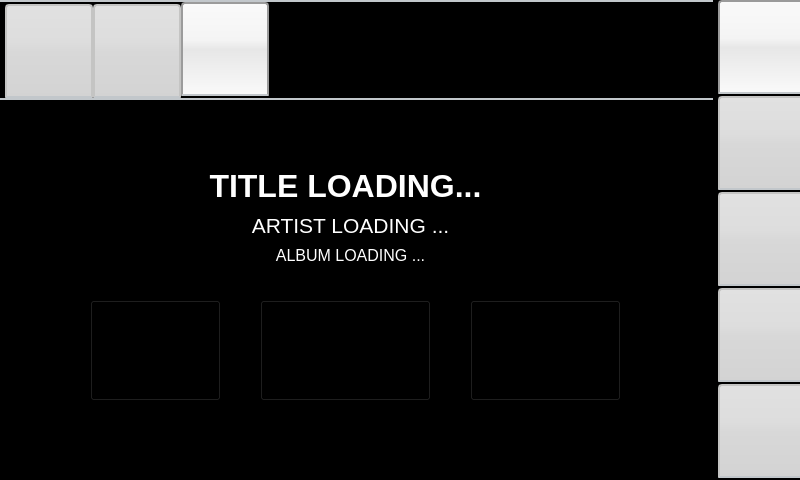
<?xml version="1.0" encoding="UTF-8"?>
<ui version="4.0">
 <class>MainWindow</class>
 <widget class="QMainWindow" name="MainWindow">
  <property name="geometry">
   <rect>
    <x>0</x>
    <y>0</y>
    <width>800</width>
    <height>480</height>
   </rect>
  </property>
  <property name="minimumSize">
   <size>
    <width>800</width>
    <height>480</height>
   </size>
  </property>
  <property name="maximumSize">
   <size>
    <width>800</width>
    <height>480</height>
   </size>
  </property>
  <property name="windowTitle">
   <string>MainWindow</string>
  </property>
  <property name="styleSheet">
   <string notr="true">background-color:black;</string>
  </property>
  <widget class="QWidget" name="centralwidget">
   <widget class="QTabWidget" name="main_tab">
    <property name="geometry">
     <rect>
      <x>0</x>
      <y>0</y>
      <width>801</width>
      <height>481</height>
     </rect>
    </property>
    <property name="sizePolicy">
     <sizepolicy hsizetype="Expanding" vsizetype="Expanding">
      <horstretch>0</horstretch>
      <verstretch>0</verstretch>
     </sizepolicy>
    </property>
    <property name="minimumSize">
     <size>
      <width>0</width>
      <height>0</height>
     </size>
    </property>
    <property name="layoutDirection">
     <enum>Qt::LeftToRight</enum>
    </property>
    <property name="styleSheet">
     <string notr="true">QTabBar::tab { height: 86px; width: 80px; }QTabWidget::pane { /* The tab widget frame */
border-top: 2px solid #C2C7CB;
}
QTabWidget::tab-bar {
left: 5px; /* move to the right by 5px */
}
/* Style the tab using the tab sub-control. Note that it reads QTabBar _not_ QTabWidget */
QTabBar::tab {
background: qlineargradient(x1: 0, y1: 0, x2: 0, y2: 1, stop: 0 #E1E1E1, stop: 0.4 #DDDDDD, stop: 0.5 #D8D8D8, stop: 1.0 #D3D3D3);
border: 2px solid #C4C4C3;
border-bottom-color: #C2C7CB; /* same as the pane color */
border-top-left-radius: 4px;
border-top-right-radius: 4px;
min-width: 8ex;
padding: 2px;
}
QTabBar::tab:selected, QTabBar::tab:hover {
background: qlineargradient(x1: 0, y1: 0, x2: 0, y2: 1, stop: 0 #fafafa, stop: 0.4 #f4f4f4, stop: 0.5 #e7e7e7, stop: 1.0 #fafafa);
}
QTabBar::tab:selected {
border-color: #9B9B9B;
border-bottom-color: #C2C7CB; /* same as pane color */
}
QTabBar::tab:!selected {
margin-top: 2px; /* make non-selected tabs look smaller */
}
QTabBar::tab:selected { font: bold; color: skyblue; }</string>
    </property>
    <property name="tabPosition">
     <enum>QTabWidget::East</enum>
    </property>
    <property name="tabShape">
     <enum>QTabWidget::Rounded</enum>
    </property>
    <property name="currentIndex">
     <number>0</number>
    </property>
    <property name="iconSize">
     <size>
      <width>100</width>
      <height>60</height>
     </size>
    </property>
    <widget class="QWidget" name="music_tab">
     <property name="font">
      <font>
       <stylestrategy>PreferDefault</stylestrategy>
      </font>
     </property>
     <property name="layoutDirection">
      <enum>Qt::LeftToRight</enum>
     </property>
     <property name="autoFillBackground">
      <bool>false</bool>
     </property>
     <attribute name="icon">
      <iconset resource="demo1.qrc">
       <normaloff>:/logo/logos/music_final.jpeg</normaloff>:/logo/logos/music_final.jpeg</iconset>
     </attribute>
     <attribute name="title">
      <string/>
     </attribute>
     <widget class="QTabWidget" name="music_box_window">
      <property name="geometry">
       <rect>
        <x>0</x>
        <y>0</y>
        <width>791</width>
        <height>491</height>
       </rect>
      </property>
      <property name="currentIndex">
       <number>2</number>
      </property>
      <property name="iconSize">
       <size>
        <width>80</width>
        <height>50</height>
       </size>
      </property>
      <widget class="QWidget" name="fm">
       <attribute name="icon">
        <iconset resource="demo1.qrc">
         <normaloff>:/logo/logos/fm_tab.svg</normaloff>:/logo/logos/fm_tab.svg</iconset>
       </attribute>
       <attribute name="title">
        <string/>
       </attribute>
       <widget class="QLabel" name="fm_label">
        <property name="geometry">
         <rect>
          <x>190</x>
          <y>70</y>
          <width>101</width>
          <height>71</height>
         </rect>
        </property>
        <property name="font">
         <font>
          <pointsize>40</pointsize>
          <weight>75</weight>
          <italic>false</italic>
          <bold>true</bold>
          <strikeout>false</strikeout>
         </font>
        </property>
        <property name="styleSheet">
         <string notr="true">background:none;color:white;border:none;</string>
        </property>
        <property name="text">
         <string>FM</string>
        </property>
       </widget>
       <widget class="QLabel" name="fm_channel_label">
        <property name="geometry">
         <rect>
          <x>310</x>
          <y>70</y>
          <width>171</width>
          <height>71</height>
         </rect>
        </property>
        <property name="font">
         <font>
          <pointsize>40</pointsize>
          <weight>75</weight>
          <italic>false</italic>
          <bold>true</bold>
          <strikeout>false</strikeout>
         </font>
        </property>
        <property name="styleSheet">
         <string notr="true">background:none;color:white;border:none;</string>
        </property>
        <property name="text">
         <string>99.9</string>
        </property>
       </widget>
       <widget class="QSlider" name="horizontalSlider_fm_channels">
        <property name="enabled">
         <bool>true</bool>
        </property>
        <property name="geometry">
         <rect>
          <x>130</x>
          <y>170</y>
          <width>431</width>
          <height>26</height>
         </rect>
        </property>
        <property name="font">
         <font>
          <strikeout>false</strikeout>
          <kerning>true</kerning>
         </font>
        </property>
        <property name="tabletTracking">
         <bool>false</bool>
        </property>
        <property name="acceptDrops">
         <bool>false</bool>
        </property>
        <property name="autoFillBackground">
         <bool>false</bool>
        </property>
        <property name="styleSheet">
         <string notr="true">background:none;</string>
        </property>
        <property name="tracking">
         <bool>false</bool>
        </property>
        <property name="orientation">
         <enum>Qt::Horizontal</enum>
        </property>
        <property name="invertedAppearance">
         <bool>false</bool>
        </property>
        <property name="invertedControls">
         <bool>false</bool>
        </property>
        <property name="tickPosition">
         <enum>QSlider::TicksAbove</enum>
        </property>
       </widget>
       <widget class="QPushButton" name="next_btn_fm">
        <property name="geometry">
         <rect>
          <x>410</x>
          <y>210</y>
          <width>171</width>
          <height>101</height>
         </rect>
        </property>
        <property name="font">
         <font>
          <pointsize>15</pointsize>
          <weight>75</weight>
          <italic>true</italic>
          <bold>true</bold>
         </font>
        </property>
        <property name="styleSheet">
         <string notr="true"/>
        </property>
        <property name="text">
         <string/>
        </property>
        <property name="icon">
         <iconset resource="demo1.qrc">
          <normaloff>:/logo/logos/forward_music_player.png</normaloff>:/logo/logos/forward_music_player.png</iconset>
        </property>
        <property name="iconSize">
         <size>
          <width>100</width>
          <height>120</height>
         </size>
        </property>
       </widget>
       <widget class="QPushButton" name="previous_btn_fm">
        <property name="geometry">
         <rect>
          <x>80</x>
          <y>210</y>
          <width>181</width>
          <height>101</height>
         </rect>
        </property>
        <property name="font">
         <font>
          <pointsize>15</pointsize>
          <weight>75</weight>
          <italic>true</italic>
          <bold>true</bold>
         </font>
        </property>
        <property name="styleSheet">
         <string notr="true"/>
        </property>
        <property name="text">
         <string/>
        </property>
        <property name="icon">
         <iconset resource="demo1.qrc">
          <normaloff>:/logo/logos/backward__music_player.png</normaloff>:/logo/logos/backward__music_player.png</iconset>
        </property>
        <property name="iconSize">
         <size>
          <width>100</width>
          <height>120</height>
         </size>
        </property>
       </widget>
      </widget>
      <widget class="QWidget" name="AUX_USB">
       <attribute name="icon">
        <iconset resource="demo1.qrc">
         <normaloff>:/logo/logos/usb_tab.svg</normaloff>:/logo/logos/usb_tab.svg</iconset>
       </attribute>
       <attribute name="title">
        <string/>
       </attribute>
       <widget class="QLabel" name="fm_aux_player_song_title_label">
        <property name="geometry">
         <rect>
          <x>180</x>
          <y>60</y>
          <width>361</width>
          <height>51</height>
         </rect>
        </property>
        <property name="font">
         <font>
          <pointsize>24</pointsize>
          <weight>75</weight>
          <italic>false</italic>
          <bold>true</bold>
          <strikeout>false</strikeout>
         </font>
        </property>
        <property name="styleSheet">
         <string notr="true">background:none;color:white;border:none;</string>
        </property>
        <property name="text">
         <string>TITLE LOADING...</string>
        </property>
        <property name="alignment">
         <set>Qt::AlignCenter</set>
        </property>
       </widget>
       <widget class="QLabel" name="fm_aux_player_song_artist_">
        <property name="geometry">
         <rect>
          <x>210</x>
          <y>110</y>
          <width>321</width>
          <height>31</height>
         </rect>
        </property>
        <property name="font">
         <font>
          <pointsize>16</pointsize>
          <weight>50</weight>
          <italic>false</italic>
          <bold>false</bold>
          <strikeout>false</strikeout>
         </font>
        </property>
        <property name="styleSheet">
         <string notr="true">background:none;color:white;border:none;</string>
        </property>
        <property name="text">
         <string>ARTIST LOADING ...</string>
        </property>
        <property name="alignment">
         <set>Qt::AlignCenter</set>
        </property>
       </widget>
       <widget class="QLabel" name="fm_aux_player_song_album_label">
        <property name="geometry">
         <rect>
          <x>210</x>
          <y>140</y>
          <width>321</width>
          <height>31</height>
         </rect>
        </property>
        <property name="font">
         <font>
          <pointsize>12</pointsize>
          <weight>50</weight>
          <italic>false</italic>
          <bold>false</bold>
          <strikeout>false</strikeout>
         </font>
        </property>
        <property name="styleSheet">
         <string notr="true">background:none;color:white;border:none;</string>
        </property>
        <property name="text">
         <string>ALBUM LOADING ...</string>
        </property>
        <property name="alignment">
         <set>Qt::AlignCenter</set>
        </property>
       </widget>
       <widget class="QPushButton" name="bt_song_next_btn_2">
        <property name="geometry">
         <rect>
          <x>490</x>
          <y>220</y>
          <width>151</width>
          <height>101</height>
         </rect>
        </property>
        <property name="font">
         <font>
          <pointsize>15</pointsize>
          <weight>75</weight>
          <italic>true</italic>
          <bold>true</bold>
         </font>
        </property>
        <property name="styleSheet">
         <string notr="true"/>
        </property>
        <property name="text">
         <string/>
        </property>
        <property name="icon">
         <iconset resource="demo1.qrc">
          <normaloff>:/logo/logos/forward_music_player.png</normaloff>:/logo/logos/forward_music_player.png</iconset>
        </property>
        <property name="iconSize">
         <size>
          <width>100</width>
          <height>120</height>
         </size>
        </property>
       </widget>
       <widget class="QPushButton" name="bt_play_pause_btn_2">
        <property name="geometry">
         <rect>
          <x>270</x>
          <y>220</y>
          <width>171</width>
          <height>101</height>
         </rect>
        </property>
        <property name="font">
         <font>
          <pointsize>15</pointsize>
          <weight>75</weight>
          <italic>true</italic>
          <bold>true</bold>
         </font>
        </property>
        <property name="styleSheet">
         <string notr="true"/>
        </property>
        <property name="text">
         <string/>
        </property>
        <property name="icon">
         <iconset resource="demo1.qrc">
          <normaloff>:/logo/logos/play_music_player.png</normaloff>:/logo/logos/play_music_player.png</iconset>
        </property>
        <property name="iconSize">
         <size>
          <width>100</width>
          <height>120</height>
         </size>
        </property>
       </widget>
       <widget class="QPushButton" name="bt_previous_btn_2">
        <property name="geometry">
         <rect>
          <x>70</x>
          <y>220</y>
          <width>151</width>
          <height>101</height>
         </rect>
        </property>
        <property name="font">
         <font>
          <pointsize>15</pointsize>
          <weight>75</weight>
          <italic>true</italic>
          <bold>true</bold>
         </font>
        </property>
        <property name="styleSheet">
         <string notr="true"/>
        </property>
        <property name="text">
         <string/>
        </property>
        <property name="icon">
         <iconset resource="demo1.qrc">
          <normaloff>:/logo/logos/backward__music_player.png</normaloff>:/logo/logos/backward__music_player.png</iconset>
        </property>
        <property name="iconSize">
         <size>
          <width>100</width>
          <height>120</height>
         </size>
        </property>
       </widget>
       <widget class="QToolButton" name="toolButton">
        <property name="geometry">
         <rect>
          <x>10</x>
          <y>20</y>
          <width>101</width>
          <height>61</height>
         </rect>
        </property>
        <property name="styleSheet">
         <string notr="true">color:white;border:2px solid white;border-radius:30px;</string>
        </property>
        <property name="text">
         <string>...open</string>
        </property>
       </widget>
      </widget>
      <widget class="QWidget" name="BT">
       <attribute name="icon">
        <iconset resource="demo1.qrc">
         <normaloff>:/logo/logos/bt_tab.svg</normaloff>:/logo/logos/bt_tab.svg</iconset>
       </attribute>
       <attribute name="title">
        <string/>
       </attribute>
       <widget class="QLabel" name="bt_player_song_title_label">
        <property name="geometry">
         <rect>
          <x>160</x>
          <y>60</y>
          <width>371</width>
          <height>51</height>
         </rect>
        </property>
        <property name="font">
         <font>
          <pointsize>24</pointsize>
          <weight>75</weight>
          <italic>false</italic>
          <bold>true</bold>
          <strikeout>false</strikeout>
         </font>
        </property>
        <property name="styleSheet">
         <string notr="true">background:none;color:white;border:none;</string>
        </property>
        <property name="text">
         <string>TITLE LOADING...</string>
        </property>
        <property name="alignment">
         <set>Qt::AlignCenter</set>
        </property>
       </widget>
       <widget class="QLabel" name="bt_player_song_artist_label">
        <property name="geometry">
         <rect>
          <x>190</x>
          <y>110</y>
          <width>321</width>
          <height>31</height>
         </rect>
        </property>
        <property name="font">
         <font>
          <pointsize>16</pointsize>
          <weight>50</weight>
          <italic>false</italic>
          <bold>false</bold>
          <strikeout>false</strikeout>
         </font>
        </property>
        <property name="styleSheet">
         <string notr="true">background:none;color:white;border:none;</string>
        </property>
        <property name="text">
         <string>ARTIST LOADING ...</string>
        </property>
        <property name="alignment">
         <set>Qt::AlignCenter</set>
        </property>
       </widget>
       <widget class="QLabel" name="bt_palyer_song_album_label">
        <property name="geometry">
         <rect>
          <x>190</x>
          <y>140</y>
          <width>321</width>
          <height>31</height>
         </rect>
        </property>
        <property name="font">
         <font>
          <pointsize>12</pointsize>
          <weight>50</weight>
          <italic>false</italic>
          <bold>false</bold>
          <strikeout>false</strikeout>
         </font>
        </property>
        <property name="styleSheet">
         <string notr="true">background:none;color:white;border:none;</string>
        </property>
        <property name="text">
         <string>ALBUM LOADING ...</string>
        </property>
        <property name="alignment">
         <set>Qt::AlignCenter</set>
        </property>
       </widget>
       <widget class="QPushButton" name="bt_song_next_btn">
        <property name="geometry">
         <rect>
          <x>470</x>
          <y>200</y>
          <width>151</width>
          <height>101</height>
         </rect>
        </property>
        <property name="font">
         <font>
          <pointsize>15</pointsize>
          <weight>75</weight>
          <italic>true</italic>
          <bold>true</bold>
         </font>
        </property>
        <property name="styleSheet">
         <string notr="true"/>
        </property>
        <property name="text">
         <string/>
        </property>
        <property name="icon">
         <iconset resource="demo1.qrc">
          <normaloff>:/logo/logos/forward_music_player.png</normaloff>:/logo/logos/forward_music_player.png</iconset>
        </property>
        <property name="iconSize">
         <size>
          <width>100</width>
          <height>120</height>
         </size>
        </property>
       </widget>
       <widget class="QPushButton" name="bt_play_pause_btn">
        <property name="geometry">
         <rect>
          <x>260</x>
          <y>200</y>
          <width>171</width>
          <height>101</height>
         </rect>
        </property>
        <property name="font">
         <font>
          <pointsize>15</pointsize>
          <weight>75</weight>
          <italic>true</italic>
          <bold>true</bold>
         </font>
        </property>
        <property name="styleSheet">
         <string notr="true"/>
        </property>
        <property name="text">
         <string/>
        </property>
        <property name="icon">
         <iconset resource="demo1.qrc">
          <normaloff>:/logo/logos/play_music_player.png</normaloff>:/logo/logos/play_music_player.png</iconset>
        </property>
        <property name="iconSize">
         <size>
          <width>100</width>
          <height>120</height>
         </size>
        </property>
       </widget>
       <widget class="QPushButton" name="bt_previous_btn">
        <property name="geometry">
         <rect>
          <x>90</x>
          <y>200</y>
          <width>131</width>
          <height>101</height>
         </rect>
        </property>
        <property name="font">
         <font>
          <pointsize>15</pointsize>
          <weight>75</weight>
          <italic>true</italic>
          <bold>true</bold>
         </font>
        </property>
        <property name="styleSheet">
         <string notr="true"/>
        </property>
        <property name="text">
         <string/>
        </property>
        <property name="icon">
         <iconset resource="demo1.qrc">
          <normaloff>:/logo/logos/backward__music_player.png</normaloff>:/logo/logos/backward__music_player.png</iconset>
        </property>
        <property name="iconSize">
         <size>
          <width>100</width>
          <height>120</height>
         </size>
        </property>
       </widget>
      </widget>
     </widget>
    </widget>
    <widget class="QWidget" name="camara_tab">
     <attribute name="icon">
      <iconset resource="demo1.qrc">
       <normaloff>:/logo/logos/open_camara_tab.svg</normaloff>:/logo/logos/open_camara_tab.svg</iconset>
     </attribute>
     <attribute name="title">
      <string/>
     </attribute>
    </widget>
    <widget class="QWidget" name="calling_tab">
     <attribute name="icon">
      <iconset resource="demo1.qrc">
       <normaloff>:/logo/logos/phone11.jpeg</normaloff>:/logo/logos/phone11.jpeg</iconset>
     </attribute>
     <attribute name="title">
      <string/>
     </attribute>
     <widget class="QPushButton" name="person1_button_wakitaki">
      <property name="geometry">
       <rect>
        <x>30</x>
        <y>20</y>
        <width>661</width>
        <height>71</height>
       </rect>
      </property>
      <property name="font">
       <font>
        <pointsize>21</pointsize>
       </font>
      </property>
      <property name="styleSheet">
       <string notr="true">border:2px solid white;color:white;</string>
      </property>
      <property name="text">
       <string>Manager</string>
      </property>
     </widget>
     <widget class="QPushButton" name="person2_button_2_wakitaki">
      <property name="geometry">
       <rect>
        <x>30</x>
        <y>110</y>
        <width>661</width>
        <height>71</height>
       </rect>
      </property>
      <property name="font">
       <font>
        <pointsize>21</pointsize>
       </font>
      </property>
      <property name="styleSheet">
       <string notr="true">border:2px solid white;color:white;</string>
      </property>
      <property name="text">
       <string>Head Office Pune</string>
      </property>
     </widget>
     <widget class="QPushButton" name="person3_button_3_wakitaki">
      <property name="geometry">
       <rect>
        <x>30</x>
        <y>200</y>
        <width>661</width>
        <height>71</height>
       </rect>
      </property>
      <property name="font">
       <font>
        <pointsize>21</pointsize>
       </font>
      </property>
      <property name="styleSheet">
       <string notr="true">border:2px solid white;color:white;</string>
      </property>
      <property name="text">
       <string>Head Office Mumbai</string>
      </property>
     </widget>
     <widget class="QPushButton" name="person4_button_4_wakitaki">
      <property name="geometry">
       <rect>
        <x>30</x>
        <y>290</y>
        <width>661</width>
        <height>71</height>
       </rect>
      </property>
      <property name="font">
       <font>
        <pointsize>21</pointsize>
       </font>
      </property>
      <property name="styleSheet">
       <string notr="true">border:2px solid white;color:white;</string>
      </property>
      <property name="text">
       <string>Police</string>
      </property>
      <property name="icon">
       <iconset resource="demo1.qrc">
        <normaloff>:/logo/logos/police-badge_tab.svg</normaloff>:/logo/logos/police-badge_tab.svg</iconset>
      </property>
      <property name="iconSize">
       <size>
        <width>60</width>
        <height>40</height>
       </size>
      </property>
     </widget>
     <widget class="QPushButton" name="person5_button_5_wakitaki">
      <property name="geometry">
       <rect>
        <x>30</x>
        <y>380</y>
        <width>661</width>
        <height>71</height>
       </rect>
      </property>
      <property name="font">
       <font>
        <pointsize>21</pointsize>
       </font>
      </property>
      <property name="styleSheet">
       <string notr="true">border:2px solid white;color:white;</string>
      </property>
      <property name="text">
       <string>Ambulance</string>
      </property>
      <property name="icon">
       <iconset resource="demo1.qrc">
        <normaloff>:/logo/logos/ambulance_tab.svg</normaloff>:/logo/logos/ambulance_tab.svg</iconset>
      </property>
      <property name="iconSize">
       <size>
        <width>80</width>
        <height>60</height>
       </size>
      </property>
     </widget>
    </widget>
    <widget class="QWidget" name="setting_tab">
     <attribute name="icon">
      <iconset resource="demo1.qrc">
       <normaloff>:/logo/logos/status_2_player.svg</normaloff>:/logo/logos/status_2_player.svg</iconset>
     </attribute>
     <attribute name="title">
      <string/>
     </attribute>
    </widget>
    <widget class="QWidget" name="stats_tab">
     <attribute name="icon">
      <iconset resource="demo1.qrc">
       <normaloff>:/logo/logos/settings_player.svg</normaloff>:/logo/logos/settings_player.svg</iconset>
     </attribute>
     <attribute name="title">
      <string/>
     </attribute>
    </widget>
   </widget>
  </widget>
 </widget>
 <resources>
  <include location="demo1.qrc"/>
 </resources>
 <connections/>
</ui>
